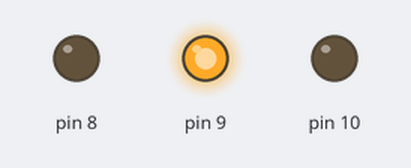
Recording of a sketch running on a simulated Arduino Uno, built with avr-gcc and run on an emulated ATmega328P. Parts: output pins drawn as LEDs (lit = HIGH).

Above: at 1.0 s.
At 3.0 s:
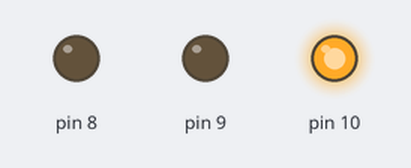
At 5.0 s:
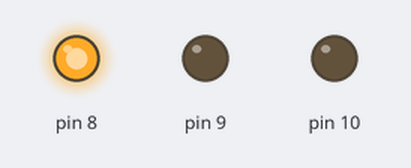
Timing chart, 0 to 7.8 s (numbered marks = the images above):
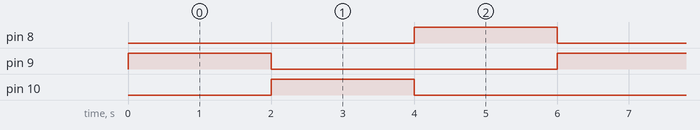

The sketch:

Blink.ino
```cpp
void setup() {
  pinMode(8, OUTPUT);
  pinMode(9, OUTPUT);
  pinMode(10, OUTPUT);
}

void loop() {
  digitalWrite(9, HIGH);   // turn the LED on (HIGH is the voltage level)
  delay(2000);                       // wait for a second
  digitalWrite(9, LOW);    // turn the LED off by making the voltage LOW

  digitalWrite(10, HIGH);   // turn the LED on (HIGH is the voltage level)
  delay(2000);                       // wait for a second
  digitalWrite(10, LOW);    // turn the LED off by making the voltage LOW

  digitalWrite(8, HIGH);   // turn the LED on (HIGH is the voltage level)
  delay(2000);                       // wait for a second
  digitalWrite(8, LOW);    // turn the LED off by making the voltage LOW
}
```

Measured:
- by itself, pin 8–10: alternates HIGH for 2.0 s and LOW for 4.0 s
- by itself, everything shown: repeats every 6.0 s, in 4 steps
